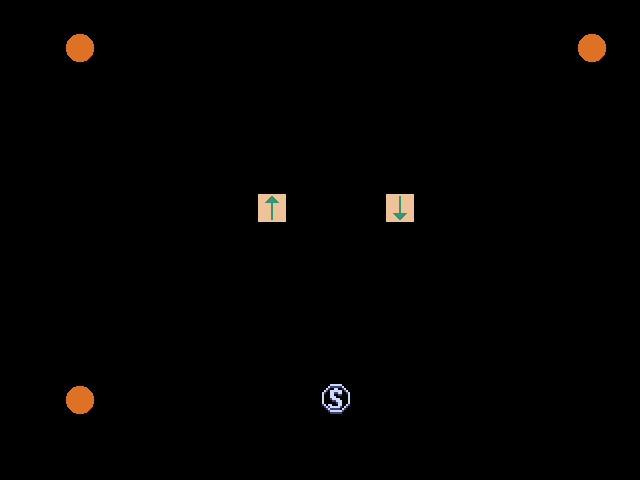

The image is a tile-based game level rendered from a .tmx file. Its description and complete source (layers, tilesets, objects, tile grids) follow:
An orthogonal 20x15 tile map with 32x32 px tiles, 1 tile layer (object).

<map version="1.0" orientation="orthogonal" renderorder="right-down" width="20" height="15" tilewidth="32" tileheight="32" nextobjectid="1">
 <tileset firstgid="1" name="tileset" tilewidth="32" tileheight="32" tilecount="64" columns="8">
  <image source="tileset.png" width="256" height="256" />
 </tileset>
 <layer name="object" width="20" height="15">
  <data encoding="csv">
0,0,0,0,0,0,0,0,0,0,0,0,0,0,0,0,0,0,0,0,
0,0,16,0,0,0,0,0,0,0,0,0,0,0,0,0,0,0,16,0,
0,0,0,0,0,0,0,0,0,0,0,0,0,0,0,0,0,0,0,0,
0,0,0,0,0,0,0,0,0,0,0,0,0,0,0,0,0,0,0,0,
0,0,0,0,0,0,0,0,0,0,0,0,0,0,0,0,0,0,0,0,
0,0,0,0,0,0,0,0,0,0,0,0,0,0,0,0,0,0,0,0,
0,0,0,0,0,0,0,0,14,0,18,0,15,0,0,0,0,0,0,0,
0,0,0,0,0,0,0,0,0,0,0,0,0,0,0,0,0,0,0,0,
0,0,0,0,0,0,0,0,0,0,0,0,0,0,0,0,0,0,0,0,
0,0,0,0,0,0,0,0,0,0,0,0,0,0,0,0,0,0,0,0,
0,0,0,0,0,0,0,0,0,0,0,0,0,0,0,0,0,0,0,0,
0,0,0,0,0,0,0,0,0,0,0,0,0,0,0,0,0,0,0,0,
0,0,16,0,0,0,0,0,0,0,9,0,0,0,0,0,0,0,0,0,
0,0,0,0,0,0,0,0,0,0,0,0,0,0,0,0,0,0,0,0,
0,0,0,0,0,0,0,0,0,0,0,0,0,0,0,0,0,0,0,0
</data>
 </layer>
</map>
